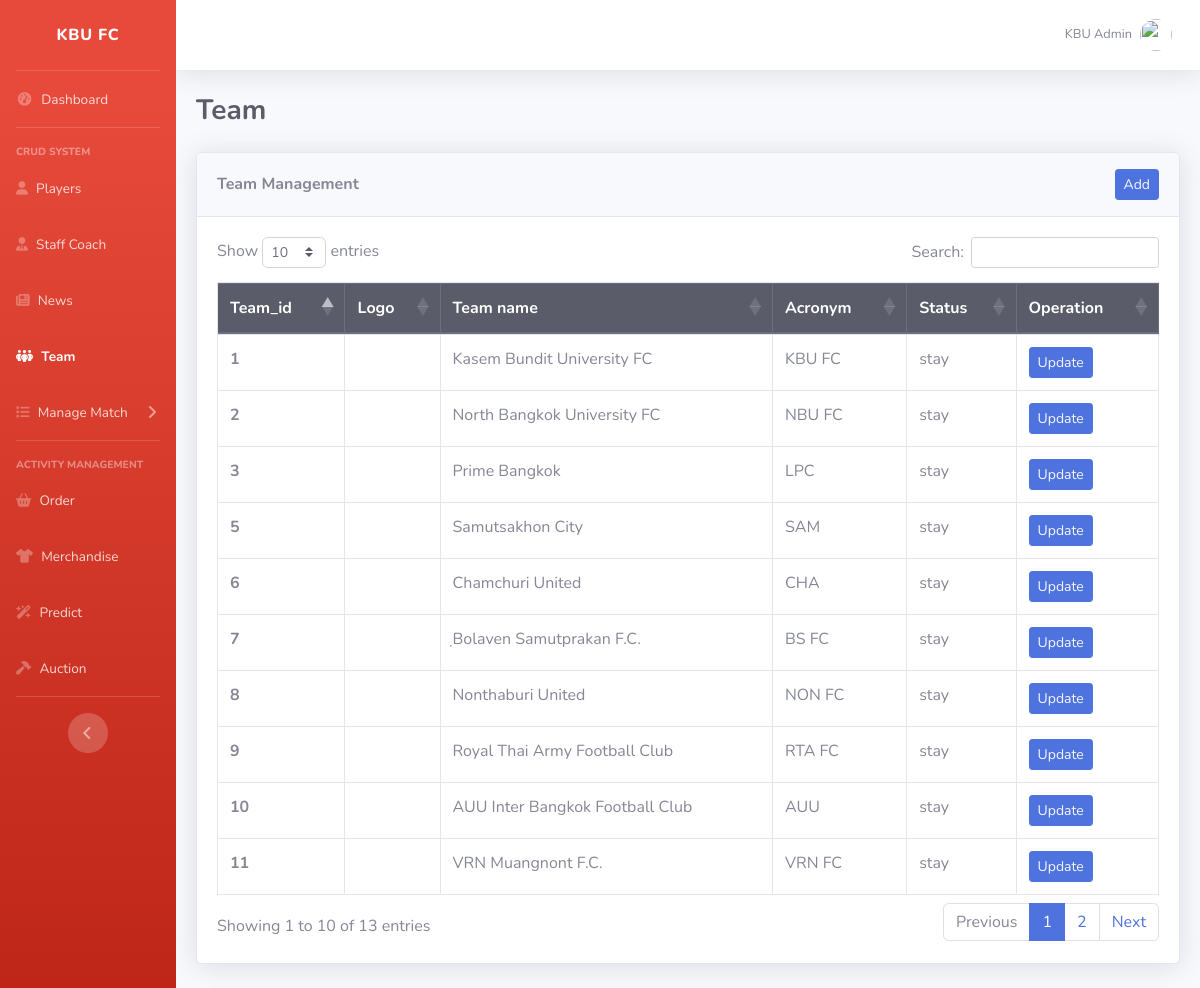
Screenshot of /team/team.php (signed in) with the database file from the repository.
### tables this page shows
CREATE TABLE `team` (
  `team_id` int(11) NOT NULL,
  `teamName` varchar(100) NOT NULL,
  `acronym` varchar(10) NOT NULL,
  `status` varchar(30) NOT NULL,
  `logo` text NOT NULL,
  `link` text NOT NULL
);

### team/team.php (the view, shortened to what this page needs)
<?php
require("../dbConfig.php");
?>
<!DOCTYPE html>
<html lang="en">
<head>
  <link href="../vendor/fontawesome-free/css/all.min.css" rel="stylesheet"
    type="text/css" />
  <link rel="stylesheet" href="https://cdnjs.cloudflare.com/ajax/libs/font-awesome/6.4.0/css/all.min.css" />
  <link href="../css/sb-admin-2.min.css" rel="stylesheet" />
  <link rel="stylesheet" href="https://cdn.datatables.net/1.13.6/css/dataTables.bootstrap4.min.css">
</head>
<body id="page-top">
  <div id="wrapper">
    <ul class="navbar-nav bg-gradient-danger sidebar shadow sidebar-dark accordion" id="accordionSidebar">
      <a class="sidebar-brand d-flex align-items-center justify-content-center"
        href="../index.php">
        <div class="sidebar-brand-text mx-2">KBU FC</div>
      </a>
      <hr class="sidebar-divider my-0" />
      <li class="nav-item">
        <a class="nav-link" href="../index.php">
          <i class="fas fa-fw fa-tachometer-alt"></i>
          <span>Dashboard</span></a>
      </li>
      <hr class="sidebar-divider" />
      <div class="sidebar-heading">CRUD System</div>
      <li class="nav-item">
        <a class="nav-link" href="../players/players.php">
          <i class="fa-solid fa-user"></i>
          <span>Players</span></a>
      </li>
      <li class="nav-item">
        <a class="nav-link" href="../staffCoach/staffCoach.php">
          <i class="fa-solid fa-user-tie"></i>
          <span>Staff Coach</span></a>
      </li>
      <li class="nav-item">
        <a class="nav-link" href="../news/news.php">
          <i class="fa-solid fa-newspaper"></i>
          <span>News</span></a>
      </li>
      <li class="nav-item active">
        <a class="nav-link" href="team.php">
          <i class="fa-solid fa-people-group"></i>
          <span>Team</span></a>
      </li>
      <li class="nav-item">
          <a class="nav-link collapsed" href="#" data-toggle="collapse" data-target="#collapseTwo"
              aria-expanded="true" aria-controls="collapseTwo">
              <i class="fa-solid fa-list"></i>
              <span>Manage Match</span>
          </a>
      </li>
      <hr class="sidebar-divider" />
      <div class="sidebar-heading">Activity Management</div>
      <li class="nav-item">
        <a class="nav-link" href="../order/order.php">
          <i class="fa-solid fa-basket-shopping"></i>
          <span>Order</span></a>
      </li>
      <li class="nav-item">
        <a class="nav-link" href="../merchandise/merchandise.php">
          <i class="fa-solid fa-shirt"></i>
          <span>Merchandise</span></a>
      </li>
      <li class="nav-item">
        <a class="nav-link" href="../predict/predict.php">
          <i class="fa-solid fa-wand-magic-sparkles"></i>
          <span>Predict</span></a>
      </li>
      <li class="nav-item">
        <a class="nav-link" href="../auction/auction.php">
          <i class="fa-solid fa-hammer"></i>
          <span>Auction</span></a>
      </li>
      <hr class="sidebar-divider d-none d-md-block" />
      <div class="text-center d-none d-md-inline">
        <button class="rounded-circle border-0" id="sidebarToggle"></button>
      </div>
    </ul>
    <div id="content-wrapper" class="d-flex flex-column">
      <div id="content">
        <nav class="navbar navbar-expand navbar-light bg-white topbar mb-4 static-top shadow">
          <ul class="navbar-nav ml-auto">
            <li class="nav-item dropdown no-arrow">
              <a class="nav-link dropdown-toggle" href="#" id="userDropdown" role="button" data-toggle="dropdown"
                aria-haspopup="true" aria-expanded="false">
                <span class="mr-2 d-none d-lg-inline text-gray-600 small">KBU Admin</span>
                <img class="img-profile rounded-circle" src="../img/admin.png" />
              </a>
            </li>
          </ul>
        </nav>
        <div class="container-fluid">
          <div class="d-sm-flex align-items-center justify-content-between mb-4">
            <h1 class="h3 mb-0 text-gray-800"><strong>Team</strong></h1>
          </div>
          <div class="card shadow mb-4">
            <div class="card-header py-3 d-flex justify-content-between align-items-center">
              <h6 class="m-0 font-weight-bold">Team Management</h6>
              <form method="POST" class="d-flex">
                <button class="btn btn-primary btn-sm"><a
                    href="add.php" class="text-light"
                    style="text-decoration: none;">Add</a></button>
              </form>
            </div>
            <div class="card-body">
              <div class="table-responsive">
                <table class="table table-bordered" id="dataTable" width="100%" cellspacing="0">
                  <thead class="thead-dark">
                    <tr>
                      <th scope="col">Team_id</th>
                      <th scope="col">Logo</th>
                      <th scope="col">Team name</th>
                      <th scope="col">Acronym</th>
                      <th scope="col">Status</th>
                      <th scope="col">Operation</th>
                    </tr>
                  </thead>
                  <tbody>
                    <?php
                    $sql = "SELECT * FROM team";
                    $result = mysqli_query($con, $sql);
                    if ($result) {
                      while ($row = mysqli_fetch_assoc($result)) {
                        $team_id = $row['team_id'];
                        $logo = $row['link'];
                        $teamName = $row['teamName'];
                        $acronym = $row['acronym'];
                        $status = $row['status'];
                        echo '<tr">
                        <th scope ="row">' . $team_id . '</th>
                        <td class="text-center"><img src="' . $logo . '" alt=""height=50></td>
                        <td>' . $teamName . '</td>
                        <td>' . $acronym . '</td>
                        <td>' . $status . '</td>
                          <td>
                              <button class="btn btn-primary btn-sm mr-1"><a href ="updateTeam.php?updateid=' . $team_id . '"
                              class="text-light">Update</a></button>
                          </td>
                              </tr>';
                      }
                    }
                    ?>
                  </tbody>
                </table>
              </div>
            </div>
          </div>
        </div>
      </div>
    </div>
  </div>
</body>
</html>

### rows the page displays
team: team_id "1", teamName "Kasem Bundit University FC", acronym "KBU FC", status "stay"
team: team_id "2", teamName "North Bangkok University FC", acronym "NBU FC", status "stay"
team: team_id "3", teamName "Prime Bangkok", acronym "LPC", status "stay"
team: team_id "5", teamName "Samutsakhon City", acronym "SAM", status "stay"
team: team_id "6", teamName "Chamchuri United", acronym "CHA", status "stay"
team: team_id "7", teamName "ฺBolaven Samutprakan F.C.", acronym "BS FC", status "stay"
team: team_id "8", teamName "Nonthaburi United", acronym "NON FC", status "stay"
team: team_id "9", teamName "Royal Thai Army Football Club", acronym "RTA FC", status "stay"
team: team_id "10", teamName "AUU Inter Bangkok Football Club", acronym "AUU", status "stay"
team: team_id "11", teamName "VRN Muangnont F.C.", acronym "VRN FC", status "stay"
